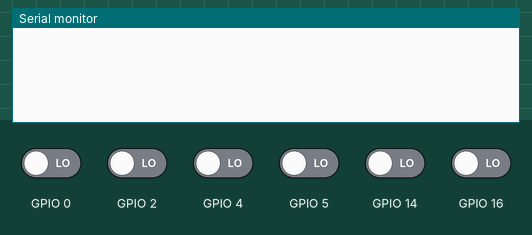
Recording of a sketch running on a simulated ESP8266 (NodeMCU). On the bench: the last lines printed to the serial monitor. Inputs (shaded band) come from the test bench; at power-on: GPIO 0, GPIO 2, GPIO 4, GPIO 5, GPIO 14, GPIO 16 LOW. WiFi joins after 1.5 s; servers stay silent unless stated.

Above: at 3.0 s.
3.1 s: GPIO 0 driven HIGH
At 3.5 s:
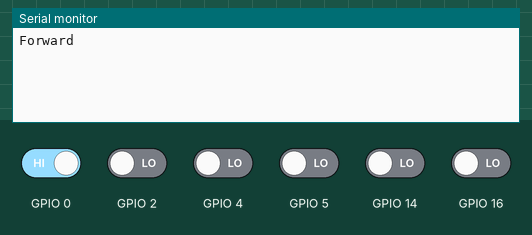
5.1 s: GPIO 2 driven HIGH
At 5.5 s:
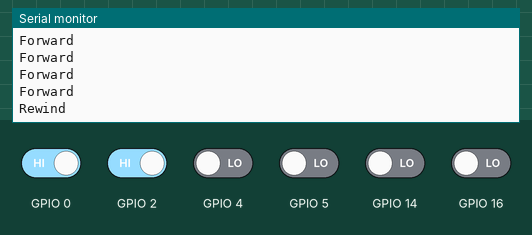
7.6 s: GPIO 4 driven HIGH
At 8.0 s:
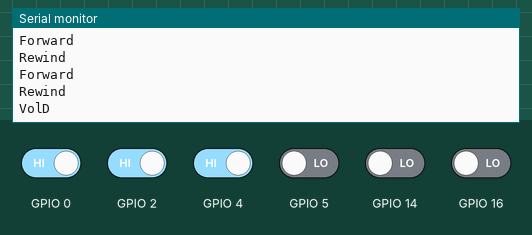
10.6 s: GPIO 5 driven HIGH
At 11.0 s:
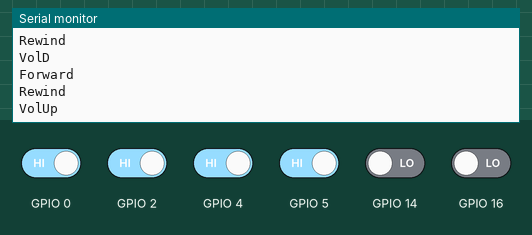
13.6 s: GPIO 14 driven HIGH
At 15.0 s:
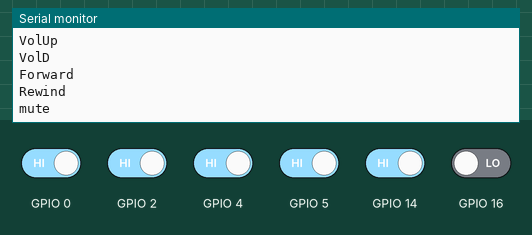
16.1 s: GPIO 16 driven HIGH
At 18.0 s:
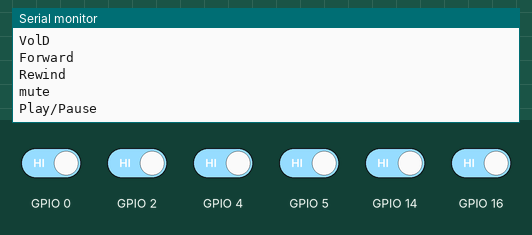

The sketch:

vlc_control.ino
```cpp
#define BLYNK_PRINT Serial
//#define BLYNK_TEMPLATE_ID   "YourTemplateID"
#include <ESP8266WiFi.h>
#include <BlynkSimpleEsp8266.h>
char auth[]="your auth token";
char ssid[]="your wifi name";
char pass[]="wifi password";

void setup()
{
  Serial.begin(9600);
  Blynk.begin(auth,ssid,pass);
}

void loop()
{
  Blynk.run();
  if(digitalRead(16)==HIGH)
  {
    Serial.println("Play/Pause");
    delay(500);
  }
  if(digitalRead(5)==HIGH)
  {
    Serial.println("VolUp");
    delay(500);
  }
  if(digitalRead(4)==HIGH)
  {
    Serial.println("VolD");
    delay(500);
  }
  if(digitalRead(0)==HIGH)
  {
    Serial.println("Forward");
    delay(500);
  }
  if(digitalRead(2)==HIGH)
  {
    Serial.println("Rewind");
    delay(500);
  }
  if(digitalRead(14)==HIGH)
  {
    Serial.println("mute");
    delay(500);
  }
}
```

Measured:
- after the input at 3.1 s, the serial monitor: prints a new line at once (image 1)
- after the input at 5.1 s, the serial monitor: prints a new line at once (image 2)
- after the input at 7.6 s, the serial monitor: prints a new line at once (image 3)
- after the input at 10.6 s, the serial monitor: prints a new line at once (image 4)
- after the input at 13.6 s, the serial monitor: prints a new line after 1.0 s (image 5)
- after the input at 16.1 s, the serial monitor: prints a new line after 1.5 s (image 6)
